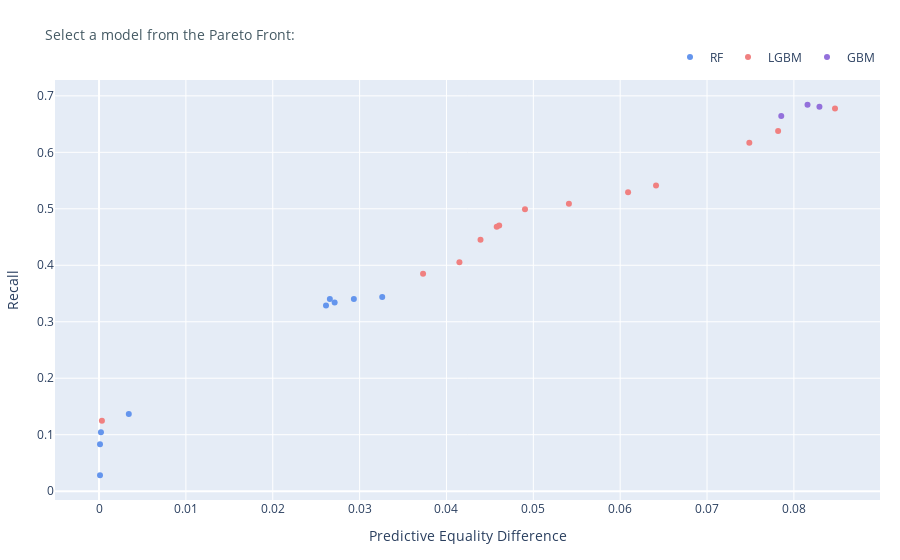

The code cell stored with this chart in its notebook:
### Code cell
colors = ['CornflowerBlue','LightCoral','MediumPurple','SandyBrown','lightseagreen']

train_fair_col = 'train_fair'
train_model_col = 'train_model'

fair_mse = np.round(nmse(df_metrics_sorted, train_fair_col, fair_col),3)
model_mse = np.round(nmse(df_metrics_sorted, train_model_col, model_col),3)

pareto_fig(df_metrics_sorted, fair_col, model_col, fair_metric_name, model_metric_name, colors)

### Figure 1 — Plotly figure (JSON) as saved in the notebook; plotly's stock layout.template omitted (floating-point values rounded to 4 significant figures)
{"data": [{"customdata": [0, 1, 2, 3, 6, 7, 8, 9, 10], "hovertemplate": "Predictive Equality Difference (test): %{x:,.3f}<br>Recall (test): %{y:,.3f}<br>Ranking: %{customdata}", "marker": {"color": "CornflowerBlue", "size": 6}, "mode": "markers", "name": "RF", "type": "scatter", "x": [0.0001105, 0.0001105, 0.000221, 0.003426, 0.02613, 0.02713, 0.0326, 0.02657, 0.02934], "y": [0.02818, 0.08305, 0.1042, 0.1368, 0.3288, 0.3339, 0.3437, 0.3401, 0.3401]}, {"customdata": [4, 5, 11, 12, 13, 14, 15, 16, 17, 18, 19, 20, 24], "hovertemplate": "Predictive Equality Difference (test): %{x:,.3f}<br>Recall (test): %{y:,.3f}<br>Ranking: %{customdata}", "marker": {"color": "LightCoral", "size": 6}, "mode": "markers", "name": "LGBM", "type": "scatter", "x": [0.0003316, 0.03731, 0.04149, 0.04392, 0.04579, 0.04607, 0.04904, 0.0541, 0.06091, 0.06413, 0.07487, 0.07818, 0.08473], "y": [0.1247, 0.3849, 0.4054, 0.4453, 0.4684, 0.4703, 0.4994, 0.5088, 0.5295, 0.5414, 0.6168, 0.6379, 0.6774]}, {"customdata": [21, 22, 23], "hovertemplate": "Predictive Equality Difference (test): %{x:,.3f}<br>Recall (test): %{y:,.3f}<br>Ranking: %{customdata}", "marker": {"color": "MediumPurple", "size": 6}, "mode": "markers", "name": "GBM", "type": "scatter", "x": [0.07855, 0.08294, 0.08157], "y": [0.6644, 0.6808, 0.6842]}], "layout": {"autosize": true, "clickmode": "event+select", "legend": {"font": {"size": 12}, "orientation": "h", "x": 1, "xanchor": "right", "y": 1.02, "yanchor": "bottom"}, "margin": {"b": 60, "l": 20, "r": 20, "t": 80}, "showlegend": true, "title": {"text": "<span style='font-size:.85em;color:#455A64'>Select a model from the Pareto Front:</span><br>"}, "xaxis": {"autorange": true, "range": [-0.005191, 0.09004], "title": {"text": "Predictive Equality Difference"}, "type": "linear"}, "yaxis": {"autorange": true, "range": [-0.02262, 0.735], "title": {"text": "Recall"}, "type": "linear"}}}
